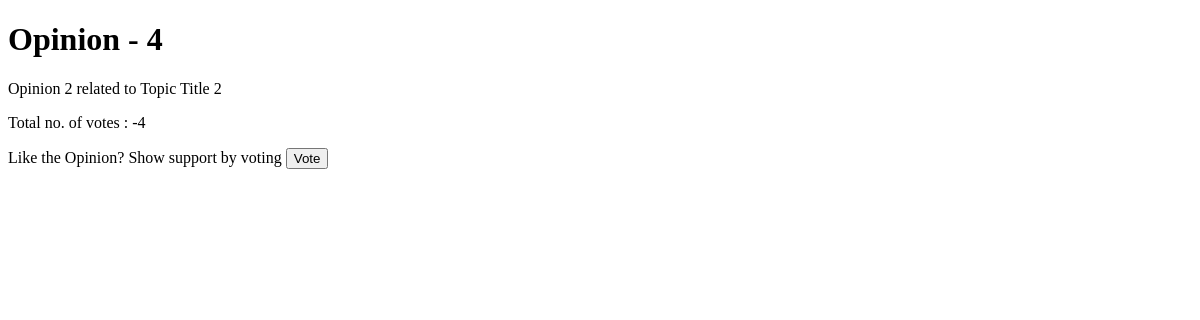
Page /xapp/opinion/4/ on the earlier database version.
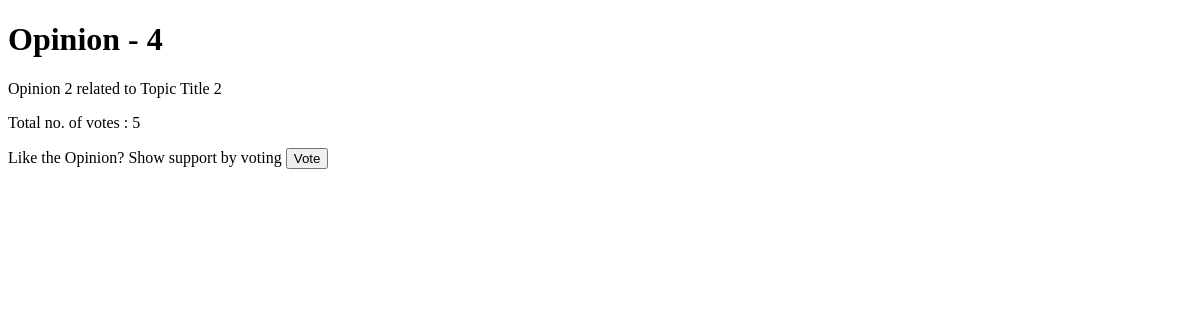
Same page on the later database version.
### xapp/models.py (models this page shows, shortened)
class Opinion(models.Model):
    topic = models.ForeignKey(Topic, on_delete=models.CASCADE)
    opinion = models.CharField(max_length=200)
    votes = models.IntegerField(default=0)

### xapp/views.py (the view)
# urls.py: path('opinion/<int:opinion_id>/', views.opinion, name='opinion'),
def opinion(request, opinion_id):
    getDetailsOfTOpininon = get_object_or_404(Opinion, id=opinion_id)
    context = {
        'opinion' : getDetailsOfTOpininon
    }
    return render(request, 'xapp/opinion.html', context)

### xapp/templates/xapp/opinion.html (shortened to what this page needs)
<!DOCTYPE html>
<html>
  <head>
  </head>
  <body>
    <h1>Opinion - {{ opinion.id }}</h1>
    <p>
        {{ opinion.opinion }}
    </p>
    <p>
        Total no. of votes : {{ opinion.votes }}
    </p>
    <p>
        <form action="{% url 'xapp:vote' opinion.id %}" method="post">
            <label> Like the Opinion? Show support by voting</label>
            <input type="submit" id="{{ opinion.id }}" value="Vote">
        </form>
    </p>
  </body>
</html>

Differences in the rows shown:
changed Opinion "Opinion 2 related to Topic Title 2": votes "-4" → "5"
